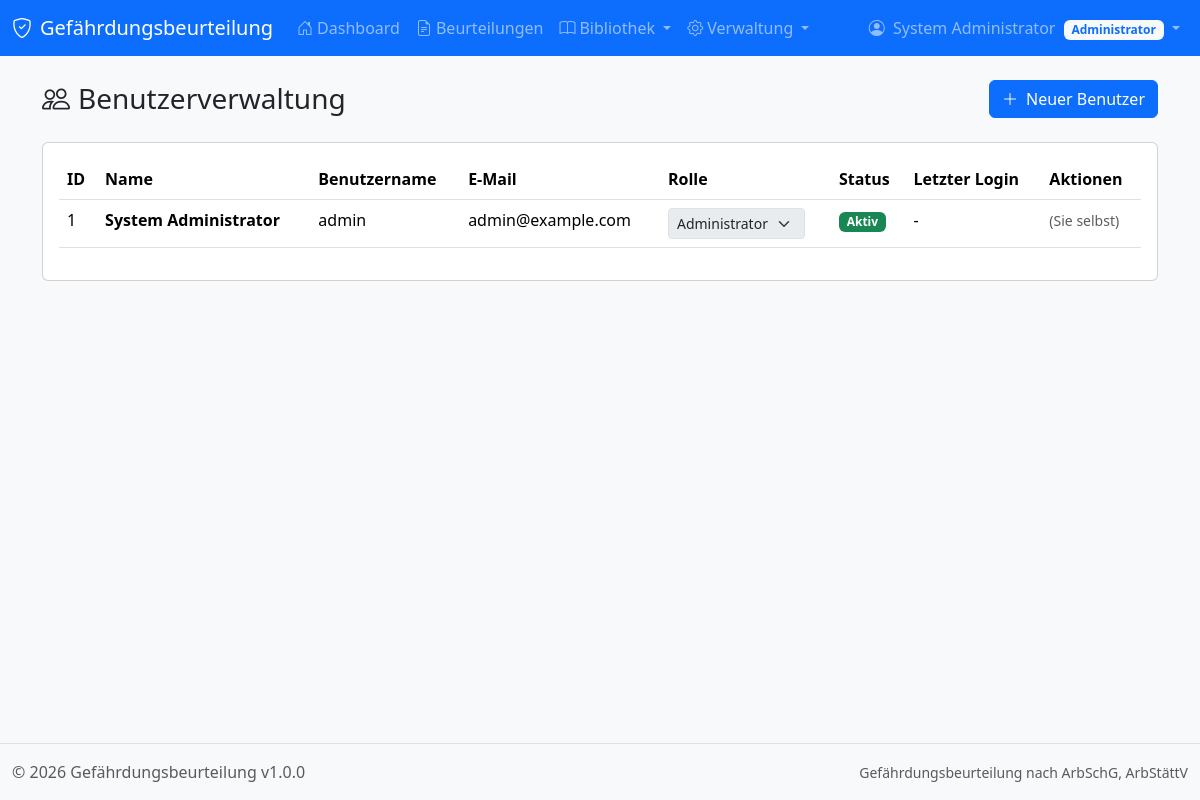
Page /admin/benutzer.php (signed in) on the committed database.
### tables this page shows
CREATE TABLE `benutzer` (
    `id` INT UNSIGNED NOT NULL AUTO_INCREMENT,
    `benutzername` VARCHAR(50) NOT NULL,
    `email` VARCHAR(100) NOT NULL,
    `passwort` VARCHAR(255) NOT NULL,
    `vorname` VARCHAR(50) NOT NULL,
    `nachname` VARCHAR(50) NOT NULL,
    `rolle` TINYINT UNSIGNED NOT NULL DEFAULT 1 COMMENT '1=Betrachter, 2=Bearbeiter, 3=Admin',
    `aktiv` TINYINT(1) NOT NULL DEFAULT 1,
    `letzter_login` DATETIME DEFAULT NULL,
    `erstellt_am` DATETIME NOT NULL DEFAULT CURRENT_TIMESTAMP,
    `aktualisiert_am` DATETIME NOT NULL DEFAULT CURRENT_TIMESTAMP ON UPDATE CURRENT_TIMESTAMP,
    PRIMARY KEY (`id`),
    UNIQUE KEY `idx_benutzername` (`benutzername`),
    UNIQUE KEY `idx_email` (`email`)
);

### config/config.php (called while the page is built, shortened)
<?php
function isLoggedIn() {
    return isset($_SESSION['user_id']);
}
function getCurrentUser() {
    return $_SESSION['user'] ?? null;
}
function hasRole($requiredRole) {
    $user = getCurrentUser();
    return $user['rolle'] >= $requiredRole;
}
function sanitize($input) {
    return htmlspecialchars(trim($input), ENT_QUOTES, 'UTF-8');
}

### config/database.php (called while the page is built, shortened)
<?php
class Database {
    private static $instance = null;
    private $connection;
    private function __construct() {
        try {
            $dsn = "mysql:host=" . DB_HOST . ";dbname=" . DB_NAME . ";charset=" . DB_CHARSET;
            $options = [
                PDO::ATTR_ERRMODE => PDO::ERRMODE_EXCEPTION,
                PDO::ATTR_DEFAULT_FETCH_MODE => PDO::FETCH_ASSOC,
                PDO::ATTR_EMULATE_PREPARES => false,
            ];
            $this->connection = new PDO($dsn, DB_USER, DB_PASS, $options);
        } catch (PDOException $e) {
            die("Datenbankverbindung fehlgeschlagen: " . $e->getMessage());
        }
    }
    public static function getInstance() {
        if (self::$instance === null) {
            self::$instance = new self();
        }
        return self::$instance;
    }
    public function query($sql, $params = []) {
        $stmt = $this->connection->prepare($sql);
        $stmt->execute($params);
        return $stmt;
    }
    public function fetchAll($sql, $params = []) {
        return $this->query($sql, $params)->fetchAll();
    }
}

### includes/Auth.php (called while the page is built, shortened)
<?php
require_once __DIR__ . '/../config/database.php';
require_once __DIR__ . '/../config/config.php';
class Auth {
    private $db;
    public function __construct() {
        $this->db = Database::getInstance();
    }
    public function getAllUsers() {
        return $this->db->fetchAll(
            "SELECT id, benutzername, email, vorname, nachname, rolle, aktiv, letzter_login, erstellt_am
             FROM benutzer ORDER BY nachname, vorname"
        );
    }
}

### admin/benutzer.php (the view, shortened to what this page needs)
<?php
require_once __DIR__ . '/../config/config.php';
require_once __DIR__ . '/../config/database.php';
require_once __DIR__ . '/../includes/Auth.php';
$auth = new Auth();
$users = $auth->getAllUsers();
require_once __DIR__ . '/../templates/header.php';
?>
<div class="container">
    <div class="d-flex justify-content-between align-items-center mb-4">
        <div>
            <h1 class="h3 mb-0">
                <i class="bi bi-people me-2"></i>Benutzerverwaltung
            </h1>
        </div>
        <button type="button" class="btn btn-primary" data-bs-toggle="modal" data-bs-target="#benutzerModal">
            <i class="bi bi-plus-lg me-2"></i>Neuer Benutzer
        </button>
    </div>
    <div class="card">
        <div class="card-body">
            <div class="table-responsive">
                <table class="table table-hover">
                    <thead>
                        <tr>
                            <th>ID</th>
                            <th>Name</th>
                            <th>Benutzername</th>
                            <th>E-Mail</th>
                            <th>Rolle</th>
                            <th>Status</th>
                            <th>Letzter Login</th>
                            <th>Aktionen</th>
                        </tr>
                    </thead>
                    <tbody>
                        <?php foreach ($users as $user): ?>
                        <tr class="<?= !$user['aktiv'] ? 'table-secondary' : '' ?>">
                            <td><?= $user['id'] ?></td>
                            <td>
                                <strong><?= sanitize($user['vorname']) ?> <?= sanitize($user['nachname']) ?></strong>
                            </td>
                            <td><?= sanitize($user['benutzername']) ?></td>
                            <td><?= sanitize($user['email']) ?></td>
                            <td>
                                <form method="POST" class="d-inline">
                                    <select name="rolle"
                                            class="form-select form-select-sm d-inline-block w-auto"
                                            onchange="this.form.submit()"
                                            <?= $user['id'] == $_SESSION['user_id'] ? 'disabled' : '' ?>>
                                        <option value="<?= ROLE_ADMIN ?>" <?= $user['rolle'] == ROLE_ADMIN ? 'selected' : '' ?>>
                                            Administrator
                                        </option>
                                    </select>
                                </form>
                            </td>
                            <td>
                                <?php if ($user['aktiv']): ?>
                                    <span class="badge bg-success">Aktiv</span>
                                <?php else: ?>
                                    <span class="badge bg-secondary">Inaktiv</span>
                                <?php endif; ?>
                            </td>
                            <td>
                                <?= $user['letzter_login'] ? date('d.m.Y H:i', strtotime($user['letzter_login'])) : '-' ?>
                            </td>
                            <td>
                                <?php if ($user['id'] != $_SESSION['user_id']): ?>
                                <div class="btn-group btn-group-sm">
                                    <form method="POST" class="d-inline">
                                        <input type="hidden" name="action" value="toggle_active">
                                        <input type="hidden" name="user_id" value="<?= $user['id'] ?>">
                                        <button type="submit"
                                                class="btn btn-<?= $user['aktiv'] ? 'warning' : 'success' ?>"
                                                title="<?= $user['aktiv'] ? 'Deaktivieren' : 'Aktivieren' ?>">
                                            <i class="bi bi-<?= $user['aktiv'] ? 'pause' : 'play' ?>-fill"></i>
                                        </button>
                                    </form>
                                    <form method="POST" class="d-inline"
                                          onsubmit="return confirm('Benutzer wirklich löschen?')">
                                        <input type="hidden" name="action" value="delete">
                                        <input type="hidden" name="user_id" value="<?= $user['id'] ?>">
                                        <button type="submit" class="btn btn-danger" title="Löschen">
                                            <i class="bi bi-trash"></i>
                                        </button>
                                    </form>
                                </div>
                                <?php else: ?>
                                    <span class="text-muted small">(Sie selbst)</span>
                                <?php endif; ?>
                            </td>
                        </tr>
                        <?php endforeach; ?>
                    </tbody>
                </table>
            </div>
        </div>
    </div>
</div>
<?php require_once __DIR__ . '/../templates/footer.php'; ?>

### templates/header.php (shortened to what this page needs)
<?php
require_once __DIR__ . '/../config/config.php';
$currentUser = getCurrentUser();
?>
<!DOCTYPE html>
<html lang="de">
<head>
    <link href="https://cdn.jsdelivr.net/npm/bootstrap@5.3.2/dist/css/bootstrap.min.css" rel="stylesheet">
    <link href="https://cdn.jsdelivr.net/npm/bootstrap-icons@1.11.1/font/bootstrap-icons.css" rel="stylesheet">
    <link href="<?= BASE_URL ?>/assets/css/style.css" rel="stylesheet">
</head>
<body>
    <?php if (isLoggedIn()): ?>
    <nav class="navbar navbar-expand-lg navbar-dark bg-primary">
        <div class="container-fluid">
            <a class="navbar-brand" href="<?= BASE_URL ?>/index.php">
                <i class="bi bi-shield-check me-2"></i><?= APP_NAME ?>
            </a>
            <div class="collapse navbar-collapse" id="navbarNav">
                <ul class="navbar-nav me-auto">
                    <li class="nav-item">
                        <a class="nav-link" href="<?= BASE_URL ?>/index.php">
                            <i class="bi bi-house-door me-1"></i>Dashboard
                        </a>
                    </li>
                    <li class="nav-item">
                        <a class="nav-link" href="<?= BASE_URL ?>/beurteilungen.php">
                            <i class="bi bi-file-earmark-text me-1"></i>Beurteilungen
                        </a>
                    </li>
                    <?php if (hasRole(ROLE_EDITOR)): ?>
                    <li class="nav-item dropdown">
                        <a class="nav-link dropdown-toggle" href="#" data-bs-toggle="dropdown">
                            <i class="bi bi-book me-1"></i>Bibliothek
                        </a>
                    </li>
                    <?php endif; ?>
                    <?php if (hasRole(ROLE_ADMIN)): ?>
                    <li class="nav-item dropdown">
                        <a class="nav-link dropdown-toggle" href="#" data-bs-toggle="dropdown">
                            <i class="bi bi-gear me-1"></i>Verwaltung
                        </a>
                    </li>
                    <?php endif; ?>
                </ul>
                <ul class="navbar-nav">
                    <li class="nav-item dropdown">
                        <a class="nav-link dropdown-toggle" href="#" data-bs-toggle="dropdown">
                            <i class="bi bi-person-circle me-1"></i>
                            <?= sanitize($currentUser['voller_name']) ?>
                            <span class="badge bg-light text-primary ms-1">
                                <?= $GLOBALS['ROLE_NAMES'][$currentUser['rolle']] ?? '' ?>
                            </span>
                        </a>
                    </li>
                </ul>
            </div>
        </div>
    </nav>
    <?php endif; ?>
    <main class="<?= isLoggedIn() ? 'container-fluid py-4' : '' ?>">

### assets/css/style.css (style rules this page uses)
:root { --risk-low: #92D050; --risk-medium: #FFFF00; --risk-high: #FFC000; --risk-critical: #FF0000; --stop-s: #FF0000; --stop-t: #FFC000; --stop-o: #FFFF00; --stop-p: #92D050; }
body { min-height: 100vh; display: flex; flex-direction: column; background-color: #f8f9fa; }
main { flex: 1; }
.table-responsive { border-radius: 0.5rem; overflow: hidden; }

### rows in the picture
benutzer: rolle "Administrator", id "1", vorname "System", nachname "Administrator", benutzername "admin", email "admin@example.com", aktiv "Aktiv", shows "(Sie selbst)"

### other values in the picture
APP_NAME "Gefährdungsbeurteilung"
$currentUser['voller_name'] "System Administrator"
APP_VERSION "1.0.0"
